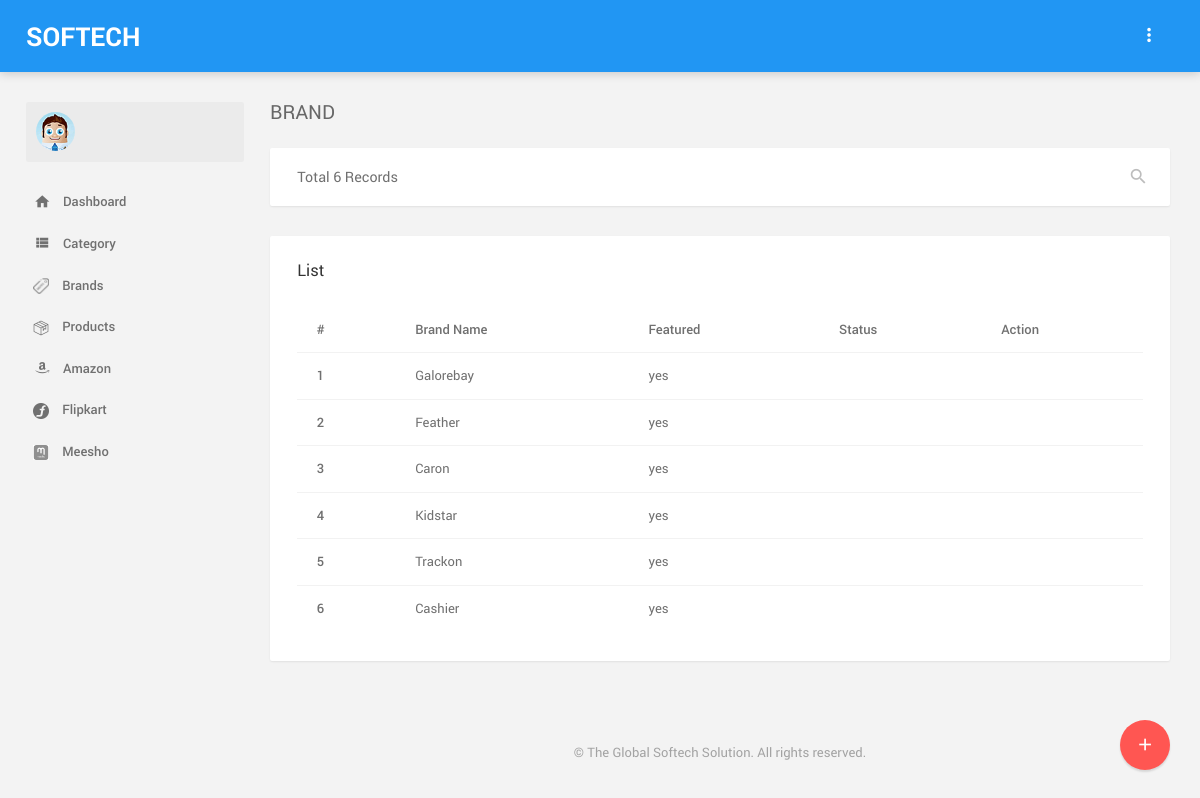
Screenshot of /index.php/sysadmin/brand with the database file from the repository.
### tables this page shows
CREATE TABLE `tbl_brand` (
  `id` int(10) NOT NULL,
  `brand_name` varchar(255) DEFAULT NULL,
  `image_fids` varchar(255) DEFAULT NULL,
  `featured` int(11) DEFAULT NULL COMMENT '1: featured list	',
  `url_slug` varchar(255) DEFAULT NULL,
  `meta_title` varchar(255) DEFAULT NULL,
  `meta_desc` varchar(255) DEFAULT NULL,
  `status` varchar(50) DEFAULT NULL,
  `sort_no` int(11) DEFAULT NULL,
  `date_added` datetime NOT NULL,
  `date_modified` datetime NOT NULL
);

### application/core/MY_Controller.php (called while the page is built, shortened)
<?php defined('BASEPATH') OR exit('No direct script access allowed');
class MY_Controller extends CI_Controller
{
  protected $data = array();
  function __construct()
  {
    $this->data['page_title'] = '';
  }
  protected function render($the_view = NULL,$template_path = NULL, $template = 'master')
  {
    if($template == 'json' || $this->input->is_ajax_request())
    {
      header('Content-Type: application/json');
      echo json_encode($this->data);
    }
    elseif(is_null($template))
    {
      $this->load->view($the_view,$this->data);
    }
    else
    {
      $this->data['the_view_content'] = (is_null($the_view)) ? '' : $this->load->view($the_view,$this->data, TRUE);
      $this->load->view($template_path.'/'.$template.'_view', $this->data);
    }
  }
}
class Admin_Controller extends MY_Controller
{
	protected function render($the_view = NULL,$template_path='templates', $template = 'admin_master'){
		parent::render($the_view,$template_path,$template);
	}
}

### index.php (called while the page is built, shortened)
<?php
require_once BASEPATH.'core/CodeIgniter.php';

### application/models/Brand_model.php (called while the page is built, shortened)
<?php if ( ! defined('BASEPATH')) exit('No direct script access allowed');
class Brand_model extends CI_Model{
 protected $table_name = "tbl_brand";
function selectdata($column, $cond, $search,$start="",$limit=""){
	    $limitcond='';
		$condStrArr = array();
 		if(is_array($cond) && count($cond)){
 			foreach($cond as $ind=>$val) {
 				$condStrArr[] = "$ind='".$val."'";
 			}
 		}
 		$condStr = implode(" and ", $condStrArr);
 		if(count($condStrArr)){
             $condStr="and ".$condStr;
 		}
		if($limit!='' || $start!=''){
			$limitcond=' LIMIT '.$start.','.$limit;
		}
 		$sql = "select $column from ".$this->table_name." where 1=1  $condStr $search $limitcond";
        $query_result=$this->db->query($sql);
		$result = $query_result->result();
	    return $result;
 }
}
?>

### application/views/sysadmin/brands/list_brands_view.php (the view, shortened to what this page needs)
<header class="content__title">
  <h1><?php echo $page_title; ?></h1>
</header>
<div class="toolbar">
  <div class="toolbar__label"><span class="hidden-xs-down">Total</span> <?php echo $total_record[0]->totalrecords; ?> Records</div>
  <div class="actions"> <i class="actions__item zmdi zmdi-search" data-ma-action="toolbar-search-open"></i>
  </div>
</div>
<div class="card">
  <div class="card-header">
    <h2 class="card-title">List</h2>
  </div>
  <div class="card-block">
    <div class="table-responsive">
      <table class="table mb-0">
        <thead>
          <tr>
            <th>#</th>
            <th>Brand Name</th>
            <th>Featured</th>
            <th>Status</th>
            <th>Action</th>
          </tr>
        </thead>
        <tbody id="list_search_result">
          <?php
          $i = 1;
          if (!empty($brand)) {
            foreach ($brand as $pc) {
              ?>
              <tr>
                <th scope="row"><?php echo $i; ?></th>
                <td><?php echo $pc->brand_name; ?></td>
                <td>
                  <?php if ($pc->featured == '1') {
                                $fstatus = "yes";
                              } else {
                                $fstatus = 'no';
                              } echo $fstatus; ?>
                </td>
                <td>
                </td>
                <td>
                </td>
              </tr>
            <?php $i++;
              }
            } else { ?>
            <tr>
              <td colspan="5" align="center">No record found...</td>
            </tr>
          <?php } ?>
        </tbody>
      </table>
      <table>
        <tr>
          <td colspan="5" align="right" style="font-size:12px;">
          </td>
        </tr>
      </table>
    </div>
  </div>
</div>
<button class="btn btn-danger btn--action btn--fixed zmdi zmdi-plus waves-effect" data-toggle="modal" data-target="#add-brand"></button>

### rows the page displays
tbl_brand: brand_name "Galorebay", featured "yes"
tbl_brand: brand_name "Feather", featured "yes"
tbl_brand: brand_name "Caron", featured "yes"
tbl_brand: brand_name "Kidstar", featured "yes"
tbl_brand: brand_name "Trackon", featured "yes"
tbl_brand: brand_name "Cashier", featured "yes"

### other values shown
MY_APP "SOFTECH"
$page_title "BRAND"
$total_record[0]->totalrecords "6"
